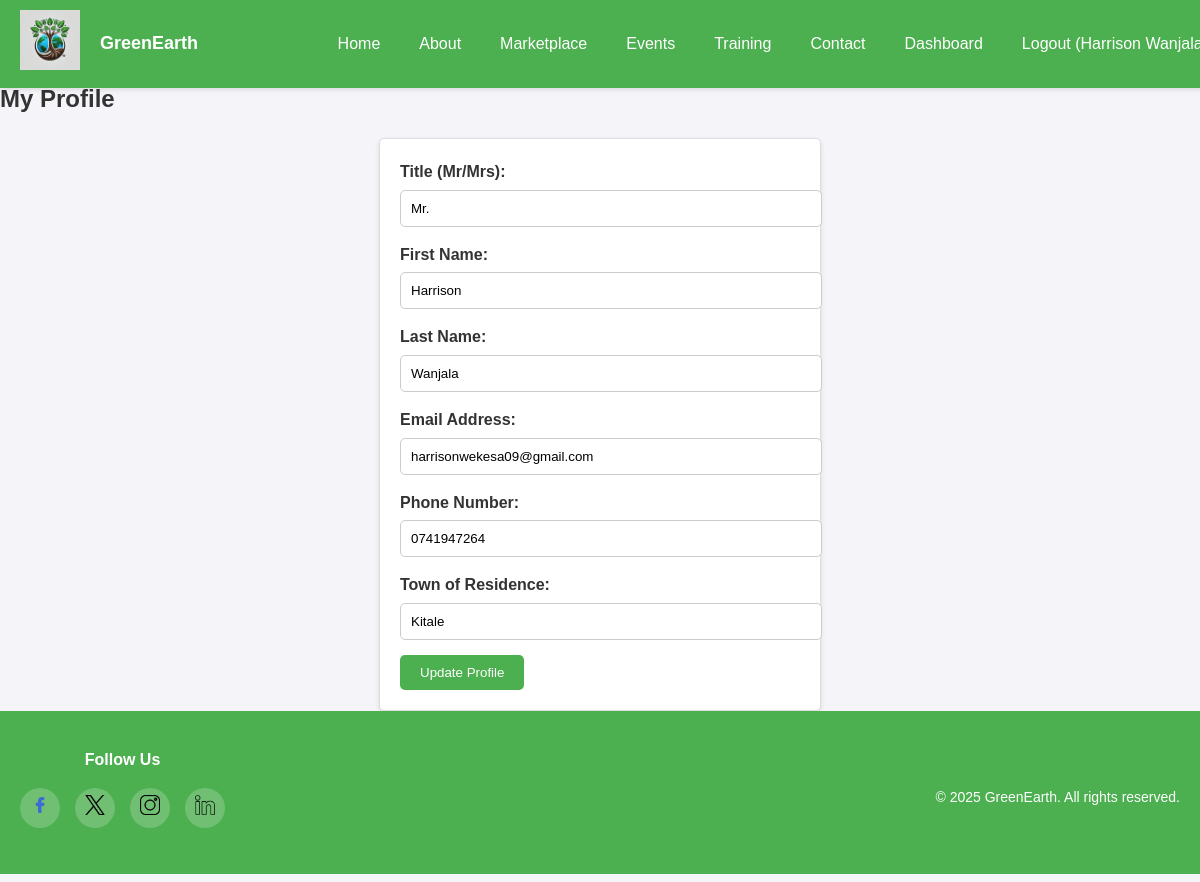
Screenshot of /profile.php (signed in) with the database file from the repository.
### tables this page shows
CREATE TABLE `users` (
  `id` int(11) NOT NULL,
  `username` varchar(50) DEFAULT NULL,
  `email` varchar(100) NOT NULL,
  `password` varchar(255) NOT NULL,
  `role` enum('admin','user') DEFAULT 'user',
  `created_at` timestamp NOT NULL DEFAULT current_timestamp(),
  `title` varchar(10) DEFAULT NULL,
  `first_name` varchar(50) NOT NULL,
  `last_name` varchar(50) NOT NULL,
  `phone` varchar(20) DEFAULT NULL,
  `town` varchar(100) DEFAULT NULL
);

### profile.php (the view, shortened to what this page needs)
<?php
include 'php/header.php';
?>
<?php
include 'php/db.php';
$user_id = $_SESSION['user_id'];
$sql = "SELECT * FROM users WHERE id = ?";
$stmt = $conn->prepare($sql);
$stmt->bind_param("i", $user_id);
$stmt->execute();
$result = $stmt->get_result();
if ($result->num_rows > 0) {
    $user = $result->fetch_assoc();
} else {
    echo '<p>User not found.</p>';
    exit;
}
?>
<section class="profile">
    <h2>My Profile</h2>
    <form action="profile.php" method="POST">
        <label for="title">Title (Mr/Mrs):</label>
        <input type="text" id="title" name="title" value="<?php echo htmlspecialchars($user['title']); ?>" required>
        <label for="first_name">First Name:</label>
        <input type="text" id="first_name" name="first_name" value="<?php echo htmlspecialchars($user['first_name']); ?>" required>
        <label for="last_name">Last Name:</label>
        <input type="text" id="last_name" name="last_name" value="<?php echo htmlspecialchars($user['last_name']); ?>" required>
        <label for="email">Email Address:</label>
        <input type="email" id="email" name="email" value="<?php echo htmlspecialchars($user['email']); ?>" required>
        <label for="phone">Phone Number:</label>
        <input type="text" id="phone" name="phone" value="<?php echo htmlspecialchars($user['phone']); ?>" required>
        <label for="town">Town of Residence:</label>
        <input type="text" id="town" name="town" value="<?php echo htmlspecialchars($user['town']); ?>" required>
        <button type="submit">Update Profile</button>
    </form>
</section>
<?php include 'php/footer.php'; ?>

### css/styles.css (style rules this page uses)
body { margin-top: 80px; font-family: Arial, sans-serif; margin-left: 0; margin-right: 0; padding: 0; background-color: #f4f4f9; color: #333; line-height: 1.6; }
form { max-width: 400px; margin: 0 auto; padding: 20px; background-color: white; border: 1px solid #ddd; border-radius: 5px; box-shadow: 0 2px 5px rgba(0, 0, 0, 0.1); }
form label { display: block; margin-bottom: 5px; font-weight: bold; }
form input[type="text"], form input[type="email"], form input[type="password"] { width: 100%; padding: 10px; margin-bottom: 15px; border: 1px solid #ccc; border-radius: 5px; }
form button { background-color: #4CAF50; color: white; padding: 10px 20px; border: none; border-radius: 5px; cursor: pointer; transition: background-color 0.3s ease; }

### rows the page displays
users: title "Mr.", first_name "Harrison", last_name "Wanjala", email "harrisonwekesa09@gmail.com", phone "0741947264", town "Kitale"

### other values shown
$username "Harrison…"
